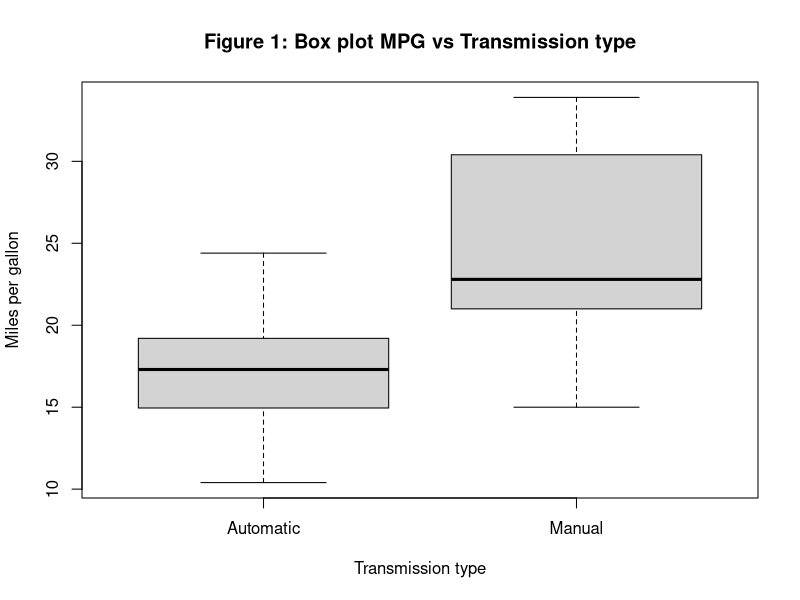
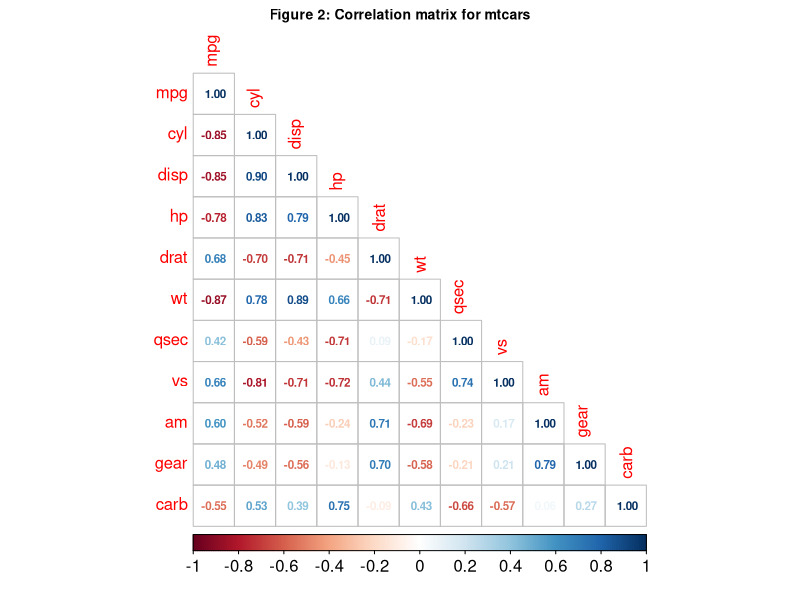
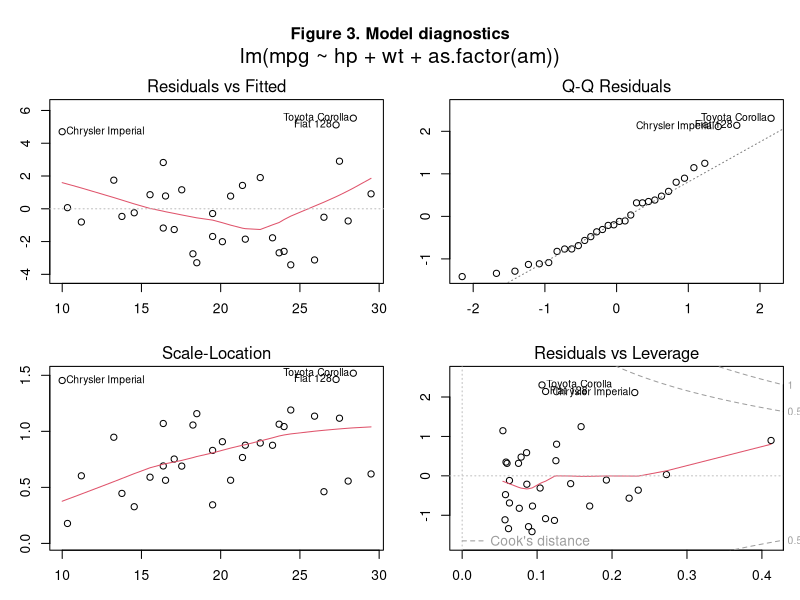

The R script that drew these images, in order:
## ---- chunk 1
data(mtcars)
## ---- chunk 2
summary(lm(mpg ~ disp + hp + drat + wt + vs + am + carb, data = mtcars))$coeff
## ---- chunk 3
fit <- lm(mpg ~ hp + wt + as.factor(am), data = mtcars)
summary(fit)
## ---- chunk 4
confint(fit, 'as.factor(am)1', level=0.95)
## ---- chunk 5
mtcars2 <- mtcars
mtcars2$am <- factor(mtcars$am, labels=c('Automatic','Manual'))
boxplot(mpg ~ am, data = mtcars2, main = "Figure 1: Box plot MPG vs Transmission type", xlab = "Transmission type", ylab = "Miles per gallon")
## ---- chunk 6
library(corrplot)
cex.before <- par("cex")
par(cex = 0.7)
corrplot(cor(mtcars), type="lower", method = "number", title="Figure 2: Correlation matrix for mtcars", tl.cex = 1/par("cex"), cl.cex = 1/par("cex"), mar=c(0,0,2,0))
par(cex = cex.before)
## ---- chunk 7
par(mfrow = c(2, 2), mar=c(3,3,2,1), oma=c(0,0,4,0))
plot(fit)
title("Figure 3. Model diagnostics", outer=TRUE)
